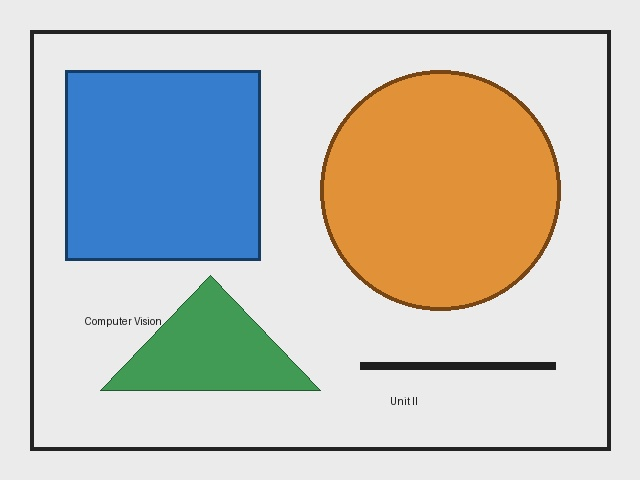
#> input picture 01_Grayscale/input.jpg, 640 x 480 px
$ python program.py
#> lines starting #> are read from the running program, lines starting #| are printed output that depends on the picture
import cv2

# Read color image
import os

image_path = os.path.join(os.path.dirname(__file__), "input.jpg")
image = cv2.imread(image_path)
#> image is the input picture: shape (480, 640, 3); mean B, G, R 190.9, 197.2, 196.7
gray = cv2.cvtColor(image, cv2.COLOR_BGR2GRAY)
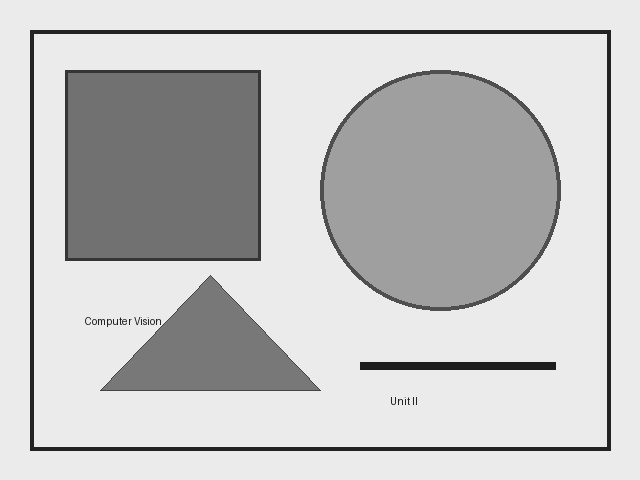
#> gray: shape (480, 640); min 25, max 242, mean 196.4
cv2.imwrite("output.png", gray)

print("Original Image Shape:", image.shape)
#| Original Image Shape: (480, 640, 3)
print("Grayscale Image Shape:", gray.shape)
#| Grayscale Image Shape: (480, 640)
print("Height:", image.shape[0])
#| Height: 480
print("Width:", image.shape[1])
#| Width: 640
